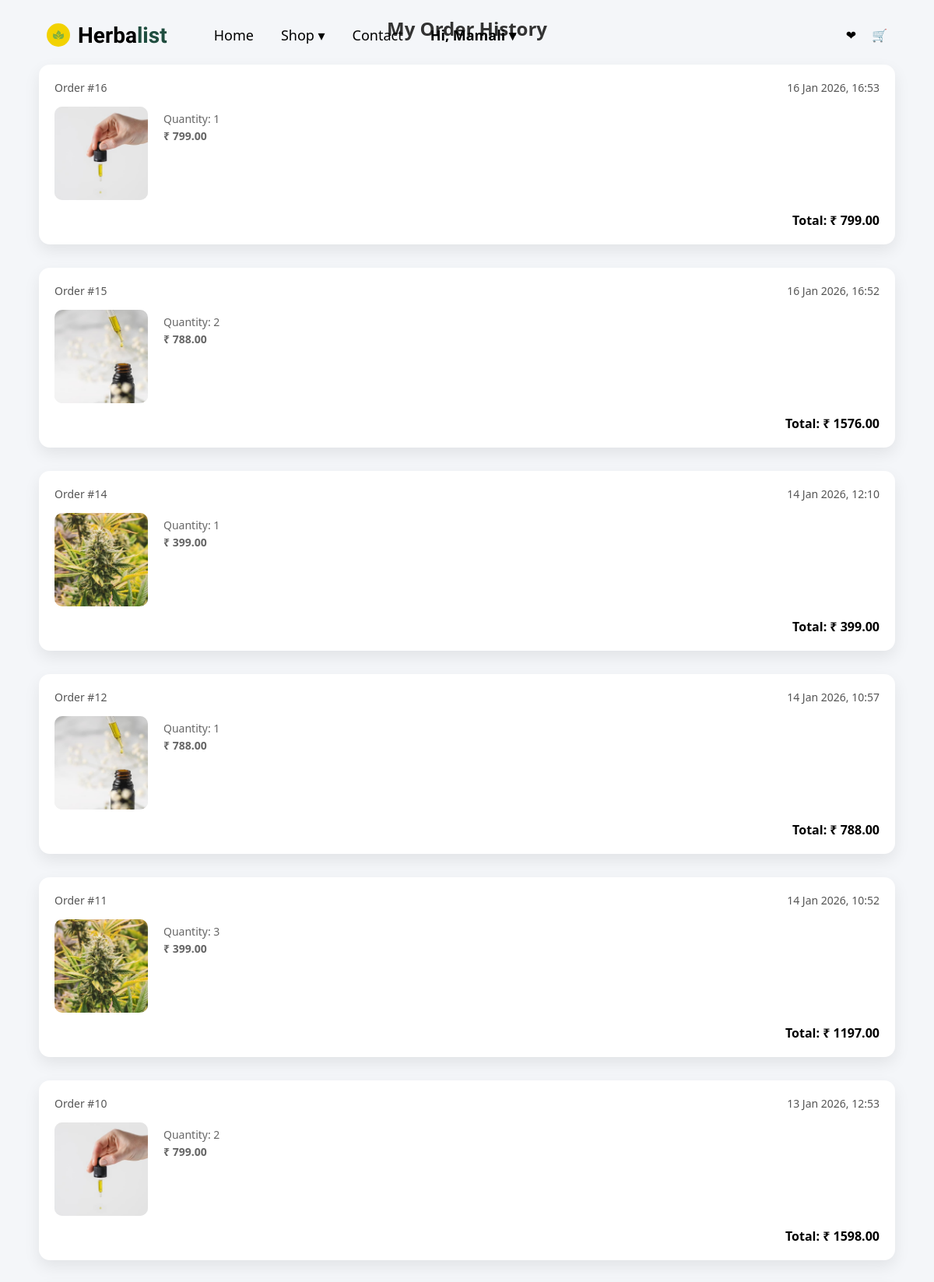
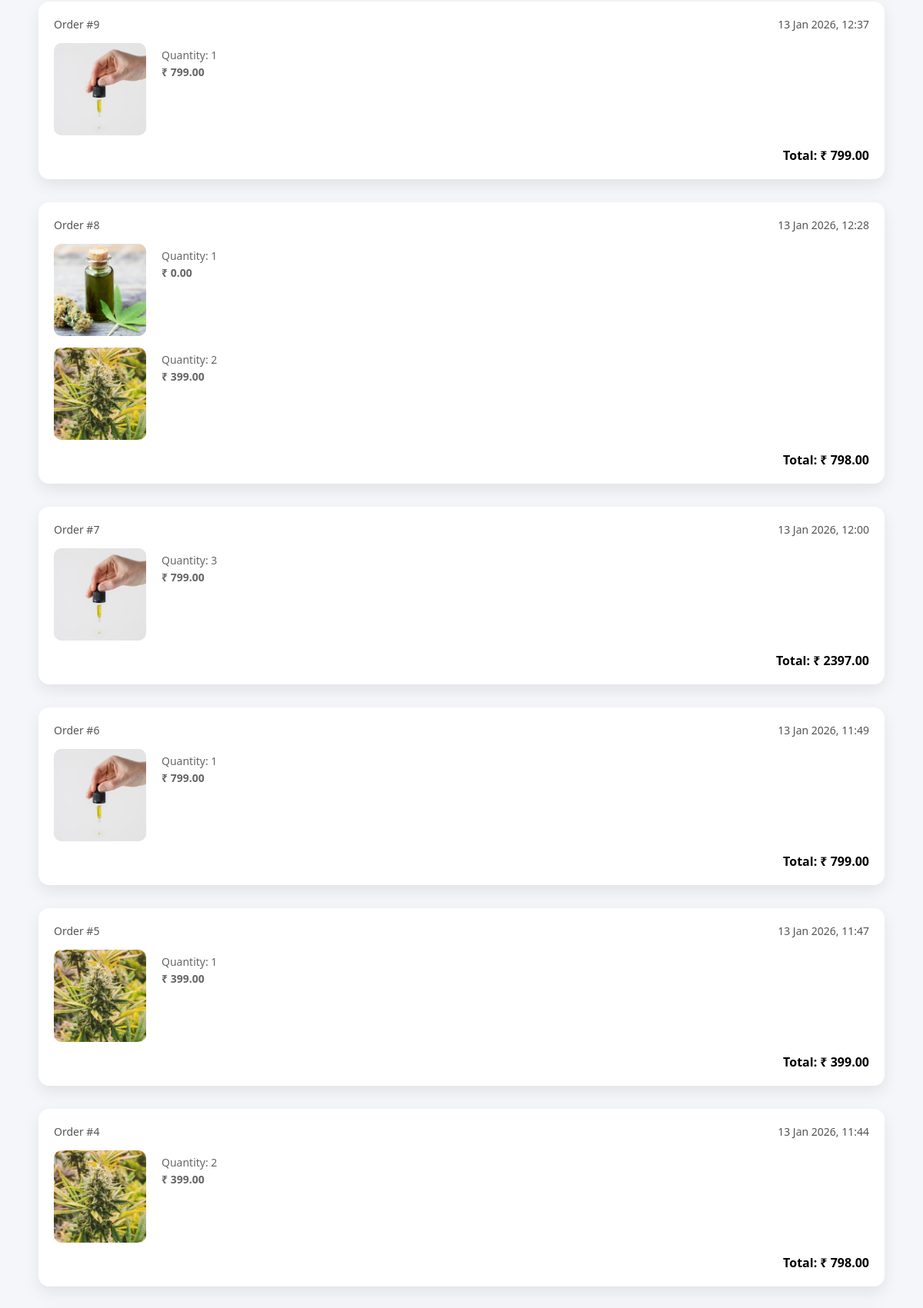
Screenshot of /order_history/ (signed in, upper part) with the database file from the repository (2 pictures, top to bottom).
### herbalapp/models.py (models this page shows, shortened)
class Order(models.Model):
    user = models.ForeignKey(User, on_delete=models.CASCADE)
    total_amount = models.DecimalField(max_digits=10, decimal_places=2)
    created_at = models.DateTimeField(auto_now_add=True)
    is_paid = models.BooleanField(default=False)

class OrderItem(models.Model):
    order = models.ForeignKey(Order, on_delete=models.CASCADE, related_name='items')
    product = models.ForeignKey(Product, on_delete=models.CASCADE)
    quantity = models.PositiveIntegerField()
    price = models.DecimalField(max_digits=10, decimal_places=2)

class Product(models.Model):
    product_name = models.CharField(max_length=255)
    category = models.ForeignKey('Category', on_delete=models.CASCADE, null=True, blank=True)
    subcategory = models.CharField(max_length=255, default="")
    price = models.DecimalField(max_digits=10, decimal_places=2, default=0.00)
    desc = models.TextField(max_length=500)
    product_image = models.ImageField(upload_to='images', default='images/placeholder.png')
    size = models.CharField(max_length=50, default="")
    plant_type = models.CharField(max_length=50, default="")
    thc = models.CharField(max_length=50, default="")
    cbd = models.CharField(max_length=50, default="")
    effects = models.CharField(max_length=200, default="")
    tags = models.CharField(max_length=100, default="")
    sku = models.CharField(max_length=50, default="")

### herbalapp/views.py (the view)
# urls.py: path('order_history/', views.order_history, name = 'order_history'),
@login_required(login_url='login')
def order_history(request):
    orders = Order.objects.filter(user=request.user).order_by('-created_at')
    return render(request, 'order_history.html', {'orders': orders})

### templates/order_history.html (shortened to what this page needs)
{% extends 'base.html' %}
{% block bodyblock %}
<link rel="stylesheet" href="/static/css/order_history.css">
</head>
<body>
<div class="container">
    <h2>My Order History</h2>
    {% if orders %}
        {% for order in orders %}
        <div class="order-card">
            <div class="order-header">
                <span>Order #{{ order.id }}</span>
                <span>{{ order.created_at|date:"d M Y, H:i" }}</span>
            </div>
            {% for item in order.items.all %}
            <div class="item">
                <img
                    src="{{ item.product.product_image.url }}"
                    alt="{{ item.product.name }}"
                    onerror="this.src='https://via.placeholder.com/300'"
                >
                <div class="item-details">
                    <p>Quantity: {{ item.quantity }}</p>
                    <p class="price">₹ {{ item.product.price }}</p>
                </div>
            </div>
            {% endfor %}
            <div class="order-footer">
                Total: ₹ {{ order.total_amount }}
            </div>
        </div>
        {% endfor %}
    {% else %}
        <p class="empty">You have not placed any orders yet.</p>
    {% endif %}
</div>
{% endblock %}

### templates/base.html (shortened to what this page needs)
{% load static %}
<!DOCTYPE html>
<html lang="en">
  <head>
    <link rel="stylesheet" href="/static/css/base.css">
  </head>
  <body>
    {% block content %}
      <header class="navbar">
        <div class="nav-left">
          <div class="logo">
            <div class="circle">
              <img src="{% static 'image/leaf.png' %}" alt="leaf" width="16" />
            </div>
            <span style="font-family: 'STIX Two Text', serif;">Herba<span style="color:#1f4d3f;font-weight:900;">list</span></span>
          </div>
          <ul class="menu">
  <li>
    <a href="{% url 'home' %}">Home</a>
  </li>
  <li>
    <a href="#">Shop ▾</a>
  </li>
  <li>
    <a href="{% url 'contact' %}">Contact</a>
  </li>
  {% if request.user.is_authenticated %}
    <li>
  <a href="#" style="font-weight: 700;">Hi, {{ user.username }} ▾</a>
</li>
  {% endif %}
</ul>
        </div>
        <div class="nav-right">
          <div class="icon-circle">❤</div>
        <div class="icon-circle"><a href="{% url 'cart' %}">🛒</a></div>
        </div>
      </header>
    {% endblock %}
    {% block bodyblock %}
    {% endblock %}
  </body>
</html>

### static/css/base.css (style rules this page uses)
* { margin: 0; padding: 0; box-sizing: border-box; }
body { font-family: Arial, sans-serif; padding-top: 90px; }
.navbar { height: 90px; padding: 0 60px; display: flex; align-items: center; justify-content: space-between; position: fixed; top: 0; left: 0; width: 100%; background: rgba(255, 255, 255, 0); backdrop-filter: none; transition: background 0.3s ease, backdrop-filter 0.3s ease, box-shadow 0.3s ease; z-index: 9999; }
.navbar a { transition: color 0.3s ease; }
.nav-left { display: flex; align-items: center; gap: 60px; }
.logo { display: flex; align-items: center; gap: 10px; font-size: 28px; font-weight: 700; }
.logo .circle { width: 30px; height: 30px; background: #f2d201; border-radius: 50%; display: flex; align-items: center; justify-content: center; }
.menu { list-style: none; display: flex; gap: 35px; font-size: 18px; }
.menu li { position: relative; }
.menu a { text-decoration: none; color: #000; font-weight: 500; }
.nav-right { display: flex; align-items: center; gap: 20px; }
.icon-circle a { text-decoration: none; color: white; }

### static/css/order_history.css (style rules this page uses)
body { font-family: "Segoe UI", sans-serif; background: #f4f6f9; margin: 0; padding: 20px; }
.container { max-width: 1100px; margin: auto; }
h2 { text-align: center; margin-bottom: 30px; color: #333; }
.order-card { background: #fff; border-radius: 14px; box-shadow: 0 8px 20px rgba(0,0,0,0.08); margin-bottom: 30px; padding: 20px; }
.order-header { display: flex; justify-content: space-between; margin-bottom: 15px; color: #555; font-size: 14px; }
.item { display: flex; margin-bottom: 15px; }
.item img { width: 120px; height: 120px; border-radius: 10px; object-fit: cover; background: #eee; }
.item-details { margin-left: 20px; flex: 1; }
.item-details p { margin: 3px 0; font-size: 14px; color: #666; }
.price { font-weight: bold; color: #000; margin-top: 5px; }
.order-footer { text-align: right; font-weight: bold; font-size: 16px; color: #000; }

### rows the page displays
Order: id "16", created_at "16 Jan 2026, 16:53", total_amount "799.00"
OrderItem: product.product_image (picture), quantity "1", product.price "799.00"
Order: id "15", created_at "16 Jan 2026, 16:52", total_amount "1576.00"
OrderItem: product.product_image (picture), quantity "2", product.price "788.00"
Order: id "14", created_at "14 Jan 2026, 12:10", total_amount "399.00"
OrderItem: product.product_image (picture), quantity "1", product.price "399.00"
Order: id "12", created_at "14 Jan 2026, 10:57", total_amount "788.00"
OrderItem: product.product_image (picture), quantity "1", product.price "788.00"
Order: id "11", created_at "14 Jan 2026, 10:52", total_amount "1197.00"
OrderItem: product.product_image (picture), quantity "3", product.price "399.00"
Order: id "10", created_at "13 Jan 2026, 12:53", total_amount "1598.00"
OrderItem: product.product_image (picture), quantity "2", product.price "799.00"
Order: id "9", created_at "13 Jan 2026, 12:37", total_amount "799.00"
OrderItem: product.product_image (picture), quantity "1", product.price "799.00"
Order: id "8", created_at "13 Jan 2026, 12:28", total_amount "798.00"
OrderItem: product.product_image (picture), quantity "1", product.price "0.00"
OrderItem: product.product_image (picture), quantity "2", product.price "399.00"
Order: id "7", created_at "13 Jan 2026, 12:00", total_amount "2397.00"
OrderItem: product.product_image (picture), quantity "3", product.price "799.00"
Order: id "6", created_at "13 Jan 2026, 11:49", total_amount "799.00"
OrderItem: product.product_image (picture), quantity "1", product.price "799.00"
Order: id "5", created_at "13 Jan 2026, 11:47", total_amount "399.00"
OrderItem: product.product_image (picture), quantity "1", product.price "399.00"
Order: id "4", created_at "13 Jan 2026, 11:44", total_amount "798.00"
OrderItem: product.product_image (picture), quantity "2", product.price "399.00"

### other values shown
{{ user.username }} "Mamali"
